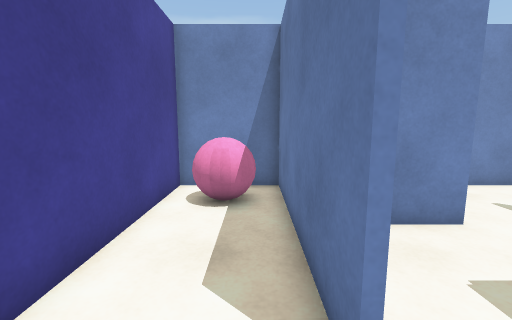
view 1 (above)

18 first-person views from a walk through a Unity game level. The camera is 1.2 m above the floor, tilts 8° down and sees 90° across. The floor is counted in squares, 0.5 m on a side. Each view is taken from the middle of a square. On the plan, view 1 faces up. The plan holds only what a view shows up to about 17 squares ahead; the rest is blank. The player character is not drawn.

view 2
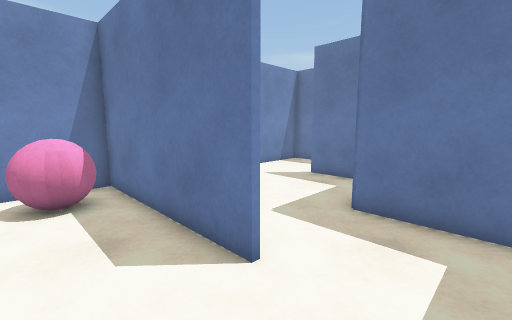

view 3
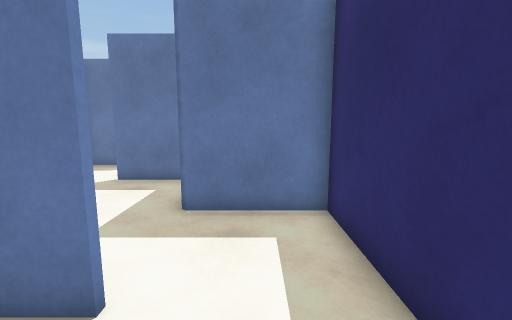

view 4
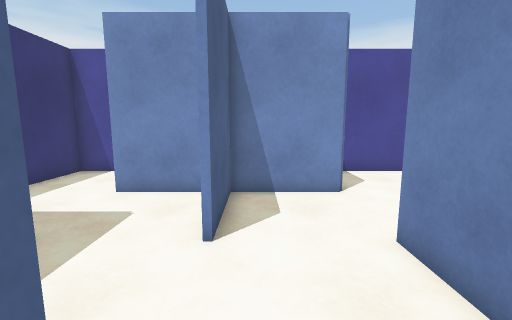

view 5
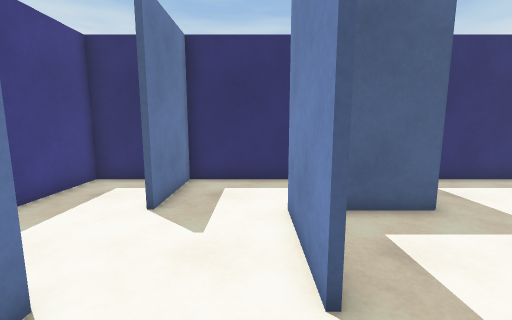

view 6
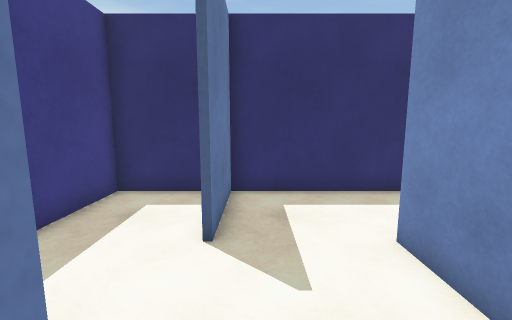

view 7
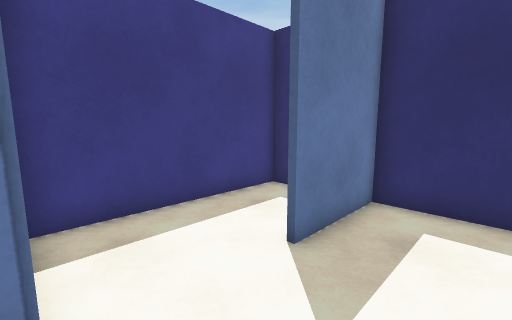

view 8
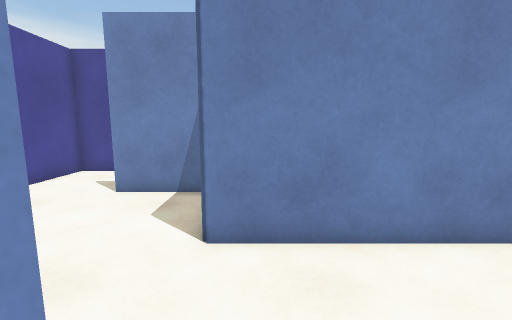

view 9
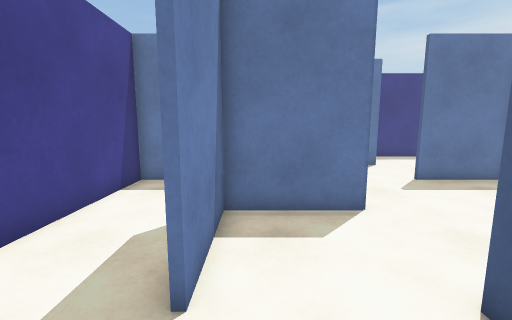

view 10
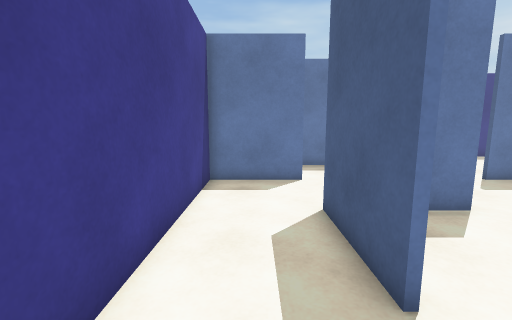

view 11
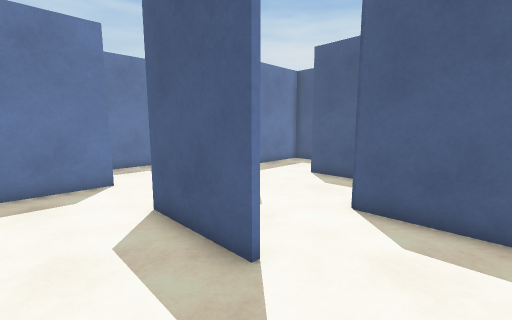

view 12
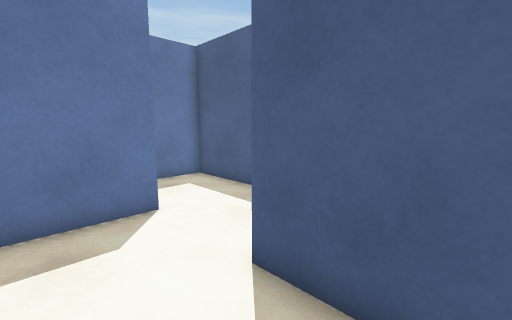

view 13
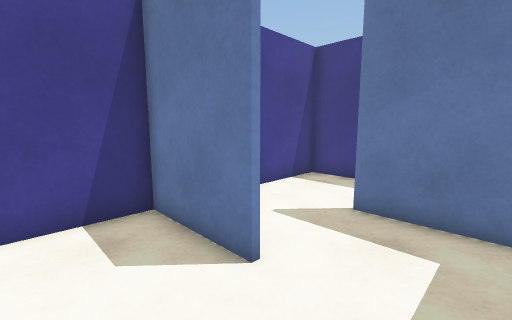

view 14
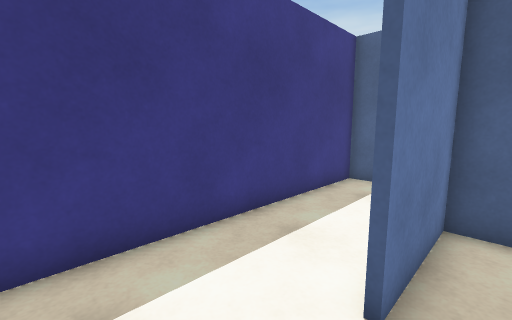

view 15
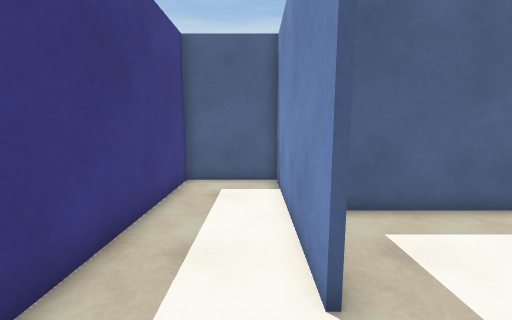

view 16
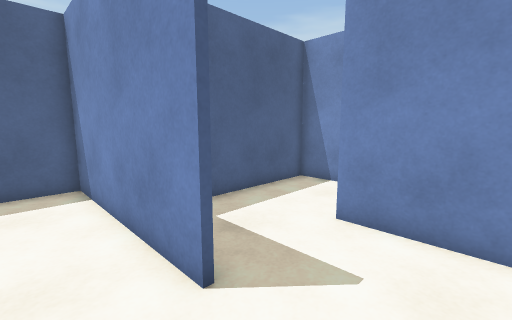

view 17
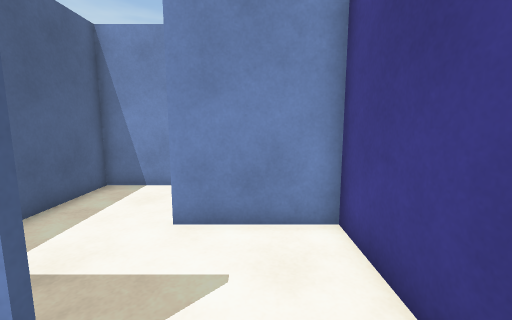

view 18
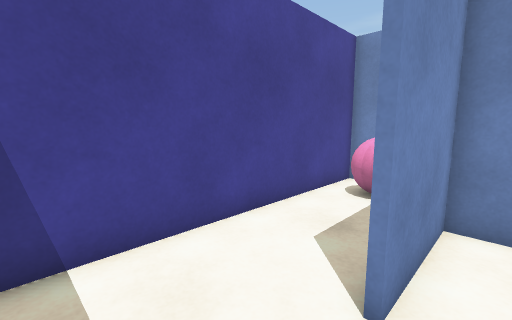

### Floor plan
Ten units are one square. View 1 is at (0, 0); x grows to the right and y downward. Boxes are objects, and circles mark ways between rooms. Rooms are numbered by the first view taken in them; rooms with no view inside come last. Other rooms are left out.
<svg viewBox="-35 -186 210 211">
<path fill="none" stroke="#000" d="M9 -19 9 -99 -30 -99 -30 20 5 20M129 -81 129 -96M116 -99 86 -99M129 -59 129 -65M49 -21 75 -21M89 -24 89 -60M-23 -101 11 -101M-30 -136 -30 -114M50 -128 50 -101 85 -101M9 -141 50 -141M89 -140 89 -180M90 -180 -30 -180 -30 -136M125 -180 90 -180M91 -181 91 -140M85 -101 129 -101 129 -140M131 -141 131 -61 170 -61 170 -180 125 -180M11 -59 11 -20M51 -59 10 -59M5 20 49 20 49 -21M139 20 170 20 170 -59M68 20 129 20 129 -21M86 -99 49 -99M49 -99 49 -139 9 -139M91 -60 91 -20M10 -61 51 -61M11 -101 11 -59"/>
<rect x="-25" y="-85" width="30" height="20" fill="#bbb"><title>pink ball</title></rect>
<circle cx="10" cy="-5" r="3" fill="#2a7"/>
<circle cx="90" cy="-80" r="3" fill="#2a7"/>
<circle cx="110" cy="-60" r="3" fill="#2a7"/>
<circle cx="50" cy="-40" r="3" fill="#2a7"/>
<circle cx="70" cy="-60" r="3" fill="#2a7"/>
<circle cx="-10" cy="-140" r="3" fill="#2a7"/>
<circle cx="10" cy="-120" r="3" fill="#2a7"/>
<circle cx="90" cy="-125" r="3" fill="#2a7"/>
<circle cx="130" cy="-160" r="3" fill="#2a7"/>
<circle cx="130" cy="-40" r="3" fill="#2a7"/>
<circle cx="110" cy="-20" r="3" fill="#2a7"/>
<circle cx="50" cy="-80" r="3" fill="#2a7"/>
<circle cx="30" cy="-100" r="3" fill="#2a7"/>
<text x="-10" y="-40">1</text>
<text x="110" y="-80">2</text>
<text x="60" y="-40">3</text>
<text x="-10" y="-120">4</text>
<text x="40" y="-150">5</text>
<text x="110" y="-140">6</text>
<text x="150" y="-120">7</text>
<text x="30" y="-20">8</text>
<text x="150" y="-20">9</text>
<text x="90" y="0">10</text>
<text x="70" y="-80">11</text>
<text x="30" y="-120">12</text>
<text x="110" y="-40">13</text>
<text x="30" y="-80">14</text>
</svg>
Room 1 opens to room 8. Room 2 opens to room 11. Room 2 opens to room 13. Room 3 opens to room 8. Room 3 opens to room 11. Room 4 opens to room 5. Room 4 opens to room 12. Room 5 opens to room 6. Room 6 opens to room 7. Room 9 opens to room 13. Room 10 opens to room 13. Room 11 opens to room 14. Room 12 opens to room 14.

Where each view was taken, in squares from view 1:
view 1: 0 up, 0 right, facing up
view 2: 1 down, 2 left, facing up-right
view 3: 0 up, 2 left, facing right
view 4: 7 up, 10 right, facing left
view 5: 9 up, 10 right, facing down
view 6: 7 up, 12 right, facing down
view 7: 6 up, 10 right, facing down-right
view 8: 5 up, 6 right, facing up
view 9: 13 up, 2 left, facing right
view 10: 16 up, 2 left, facing right
view 11: 17 up, 2 left, facing down-right
view 12: 17 up, 2 right, facing down-right
view 13: 11 up, 6 right, facing up-right
view 14: 17 up, 12 right, facing down-right
view 15: 17 up, 14 right, facing down
view 16: 17 up, 15 right, facing down-left
view 17: 16 up, 15 right, facing left
view 18: 1 down, 2 right, facing up-left
